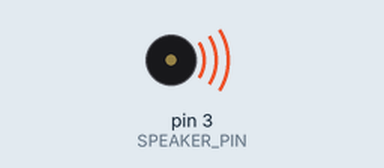
Simulated run of this sketch. Board: Arduino Uno, built with avr-gcc and run on an emulated ATmega328P. Parts: buzzer (waves = sounding).

Above: at 0.1 s.
At 28.62 s:
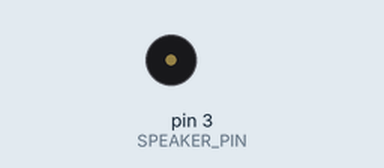
Timing chart, 0 to 40.0 s (numbered marks = the images above):
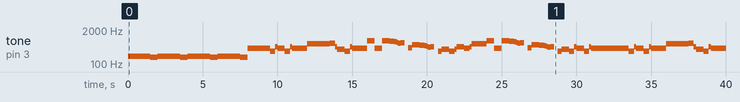

Measured:
- by itself, tone on pin 3 (SPEAKER_PIN): plays 196 Hz for 1.5 s, 185 Hz for 0.50 s, 196 Hz for 1.5 s, 185 Hz for 0.50 s, 196 Hz for 1.5 s, 185 Hz for 0.50 s … (81 notes in this stretch)

The sketch:

Imperial-March.ino
```cpp
#define SPEAKER_PIN 3

// Note frequencies in Hz, grouped by octave low to high.
// To add a note: pick the octave prefix (LOW_LOW, LOW, none, HIGH, HIGH_HIGH)
// and copy the pattern below - sharps are named NOTE_SHARP (e.g. C_SHARP).

const int LOW_LOW_C       = 65;
const int LOW_LOW_C_SHARP = 69;
const int LOW_LOW_D       = 73;
const int LOW_LOW_D_SHARP = 78;
const int LOW_LOW_E       = 82;
const int LOW_LOW_F       = 92;
const int LOW_LOW_F_SHARP = 87;
const int LOW_LOW_G       = 98;
const int LOW_LOW_G_SHARP = 103;
const int LOW_LOW_A       = 110;
const int LOW_LOW_A_SHARP = 116;
const int LOW_LOW_B       = 123;

const int LOW_C       = 131;
const int LOW_C_SHARP = 138;
const int LOW_D       = 146;
const int LOW_D_SHARP = 155;
const int LOW_E       = 165;
const int LOW_F       = 174;
const int LOW_F_SHARP = 185;
const int LOW_G       = 196;
const int LOW_G_SHARP = 207;
const int LOW_A       = 220;
const int LOW_A_SHARP = 233;
const int LOW_B       = 247;

const int C       = 261;
const int C_SHARP = 277;
const int D       = 293;
const int D_SHARP = 311;
const int E       = 329;
const int F       = 349;
const int F_SHARP = 370;
const int G       = 392;
const int G_SHARP = 415;
const int A       = 440;
const int A_SHARP = 466;
const int B       = 493;

const int HIGH_C       = 523;
const int HIGH_C_SHARP = 554;
const int HIGH_D       = 587;
const int HIGH_D_SHARP = 622;
const int HIGH_E       = 659;
const int HIGH_F       = 698;
const int HIGH_F_SHARP = 739;
const int HIGH_G       = 783;
const int HIGH_G_SHARP = 830;
const int HIGH_A       = 880;
const int HIGH_A_SHARP = 932;
const int HIGH_B       = 987;

const int HIGH_HIGH_C       = 1046;
const int HIGH_HIGH_C_SHARP = 1108;
const int HIGH_HIGH_D       = 1174;
const int HIGH_HIGH_D_SHARP = 1244;
const int HIGH_HIGH_E       = 1318;
const int HIGH_HIGH_F       = 1396;
const int HIGH_HIGH_F_SHARP = 1479;
const int HIGH_HIGH_G       = 1567;
const int HIGH_HIGH_G_SHARP = 1661;
const int HIGH_HIGH_A       = 1760;
const int HIGH_HIGH_A_SHARP = 1865;
const int HIGH_HIGH_B       = 1976;

bool songPlayed = false;

void setup() {
  pinMode(SPEAKER_PIN, OUTPUT);
}

void loop() {
  if (!songPlayed) {
    // 1 crotchet = 500ms
    tone(SPEAKER_PIN, LOW_G, 500); delay(500);
    tone(SPEAKER_PIN, LOW_G, 250); delay(250);
    tone(SPEAKER_PIN, LOW_G, 125); delay(125);
    tone(SPEAKER_PIN, LOW_G, 125); delay(125);
    tone(SPEAKER_PIN, LOW_G, 250); delay(250);
    tone(SPEAKER_PIN, LOW_G, 125); delay(125);
    tone(SPEAKER_PIN, LOW_G, 125); delay(125);
    tone(SPEAKER_PIN, LOW_F_SHARP, 125); delay(125);
    tone(SPEAKER_PIN, LOW_F_SHARP, 125); delay(125);
    tone(SPEAKER_PIN, LOW_F_SHARP, 250); delay(250);

    tone(SPEAKER_PIN, LOW_G, 500); delay(500);
    tone(SPEAKER_PIN, LOW_G, 250); delay(250);
    tone(SPEAKER_PIN, LOW_G, 125); delay(125);
    tone(SPEAKER_PIN, LOW_G, 125); delay(125);
    tone(SPEAKER_PIN, LOW_G, 250); delay(250);
    tone(SPEAKER_PIN, LOW_G, 125); delay(125);
    tone(SPEAKER_PIN, LOW_G, 125); delay(125);
    tone(SPEAKER_PIN, LOW_F_SHARP, 125); delay(125);
    tone(SPEAKER_PIN, LOW_F_SHARP, 125); delay(125);
    tone(SPEAKER_PIN, LOW_F_SHARP, 250); delay(250);

    tone(SPEAKER_PIN, LOW_G, 500); delay(500);
    tone(SPEAKER_PIN, LOW_G, 250); delay(250);
    tone(SPEAKER_PIN, LOW_G, 125); delay(125);
    tone(SPEAKER_PIN, LOW_G, 125); delay(125);
    tone(SPEAKER_PIN, LOW_G, 250); delay(250);
    tone(SPEAKER_PIN, LOW_G, 125); delay(125);
    tone(SPEAKER_PIN, LOW_G, 125); delay(125);
    tone(SPEAKER_PIN, LOW_F_SHARP, 125); delay(125);
    tone(SPEAKER_PIN, LOW_F_SHARP, 125); delay(125);
    tone(SPEAKER_PIN, LOW_F_SHARP, 250); delay(250);

    tone(SPEAKER_PIN, LOW_G, 500); delay(500);
    tone(SPEAKER_PIN, LOW_G, 250); delay(250);
    tone(SPEAKER_PIN, LOW_G, 125); delay(125);
    tone(SPEAKER_PIN, LOW_G, 125); delay(125);
    tone(SPEAKER_PIN, LOW_G, 250); delay(250);
    tone(SPEAKER_PIN, LOW_G, 125); delay(125);
    tone(SPEAKER_PIN, LOW_G, 125); delay(125);
    tone(SPEAKER_PIN, LOW_F_SHARP, 125); delay(125);
    tone(SPEAKER_PIN, LOW_F_SHARP, 125); delay(125);
    tone(SPEAKER_PIN, LOW_F_SHARP, 250); delay(250);

    tone(SPEAKER_PIN, G, 500); delay(500);
    tone(SPEAKER_PIN, G, 500); delay(500);
    tone(SPEAKER_PIN, G, 500); delay(500);
    tone(SPEAKER_PIN, D_SHARP, 350); delay(350);
    tone(SPEAKER_PIN, A_SHARP, 150); delay(150);
    tone(SPEAKER_PIN, G, 500); delay(500);
    tone(SPEAKER_PIN, D_SHARP, 350); delay(350);
    tone(SPEAKER_PIN, A_SHARP, 150); delay(150);
    tone(SPEAKER_PIN, G, 1000); delay(1000);

    tone(SPEAKER_PIN, HIGH_D, 500); delay(500);
    tone(SPEAKER_PIN, HIGH_D, 500); delay(500);
    tone(SPEAKER_PIN, HIGH_D, 500); delay(500);
    tone(SPEAKER_PIN, HIGH_D_SHARP, 350); delay(350);
    tone(SPEAKER_PIN, A_SHARP, 150); delay(150);
    tone(SPEAKER_PIN, F_SHARP, 500); delay(500);
    tone(SPEAKER_PIN, D_SHARP, 350); delay(350);
    tone(SPEAKER_PIN, A_SHARP, 150); delay(150);
    tone(SPEAKER_PIN, G, 1000); delay(1000);

    tone(SPEAKER_PIN, HIGH_G, 500); delay(500);
    tone(SPEAKER_PIN, G, 350); delay(350);
    tone(SPEAKER_PIN, G, 150); delay(150);
    tone(SPEAKER_PIN, HIGH_G, 500); delay(500);

    tone(SPEAKER_PIN, HIGH_F_SHARP, 350); delay(350);
    tone(SPEAKER_PIN, HIGH_F, 150); delay(150);
    tone(SPEAKER_PIN, HIGH_E, 125); delay(125);
    tone(SPEAKER_PIN, HIGH_D_SHARP, 125); delay(125);
    tone(SPEAKER_PIN, HIGH_E, 250); delay(500);
    tone(SPEAKER_PIN, G_SHARP, 250); delay(250);
    tone(SPEAKER_PIN, HIGH_C_SHARP, 500); delay(500);

    tone(SPEAKER_PIN, HIGH_C, 350); delay(350);
    tone(SPEAKER_PIN, B, 150); delay(150);
    tone(SPEAKER_PIN, A_SHARP, 125); delay(125);
    tone(SPEAKER_PIN, A, 125); delay(125);
    tone(SPEAKER_PIN, A_SHARP, 250); delay(500);
    tone(SPEAKER_PIN, D_SHARP, 250); delay(250);
    tone(SPEAKER_PIN, F_SHARP, 500); delay(500);

    tone(SPEAKER_PIN, D_SHARP, 350); delay(350);
    tone(SPEAKER_PIN, F_SHARP, 150); delay(150);
    tone(SPEAKER_PIN, A_SHARP, 500); delay(500);
    tone(SPEAKER_PIN, G, 350); delay(350);
    tone(SPEAKER_PIN, A_SHARP, 150); delay(150);
    tone(SPEAKER_PIN, HIGH_D, 1000); delay(1000);

    tone(SPEAKER_PIN, HIGH_G, 500); delay(500);
    tone(SPEAKER_PIN, G, 350); delay(350);
    tone(SPEAKER_PIN, G, 150); delay(150);
    tone(SPEAKER_PIN, HIGH_G, 500); delay(500);

    tone(SPEAKER_PIN, HIGH_F_SHARP, 350); delay(350);
    tone(SPEAKER_PIN, HIGH_F, 150); delay(150);
    tone(SPEAKER_PIN, HIGH_E, 125); delay(125);
    tone(SPEAKER_PIN, HIGH_D_SHARP, 125); delay(125);
    tone(SPEAKER_PIN, HIGH_E, 250); delay(500);
    tone(SPEAKER_PIN, G_SHARP, 250); delay(250);
    tone(SPEAKER_PIN, HIGH_C_SHARP, 500); delay(500);

    tone(SPEAKER_PIN, HIGH_C, 350); delay(350);
    tone(SPEAKER_PIN, B, 150); delay(150);
    tone(SPEAKER_PIN, A_SHARP, 125); delay(125);
    tone(SPEAKER_PIN, A, 125); delay(125);
    tone(SPEAKER_PIN, A_SHARP, 250); delay(500);
    tone(SPEAKER_PIN, D_SHARP, 250); delay(250);
    tone(SPEAKER_PIN, F_SHARP, 500); delay(500);

    tone(SPEAKER_PIN, D_SHARP, 350); delay(350);
    tone(SPEAKER_PIN, A_SHARP, 150); delay(150);
    tone(SPEAKER_PIN, G, 500); delay(500);
    tone(SPEAKER_PIN, D_SHARP, 350); delay(350);
    tone(SPEAKER_PIN, A_SHARP, 150); delay(150);
    tone(SPEAKER_PIN, G, 1000); delay(1000);

    tone(SPEAKER_PIN, G, 500); delay(500);
    tone(SPEAKER_PIN, G, 500); delay(500);
    tone(SPEAKER_PIN, G, 500); delay(500);
    tone(SPEAKER_PIN, D_SHARP, 350); delay(350);
    tone(SPEAKER_PIN, A_SHARP, 150); delay(150);
    tone(SPEAKER_PIN, G, 500); delay(500);
    tone(SPEAKER_PIN, D_SHARP, 350); delay(350);
    tone(SPEAKER_PIN, A_SHARP, 150); delay(150);
    tone(SPEAKER_PIN, G, 1000); delay(1000);

    tone(SPEAKER_PIN, HIGH_D, 500); delay(500);
    tone(SPEAKER_PIN, HIGH_D, 500); delay(500);
    tone(SPEAKER_PIN, HIGH_D, 500); delay(500);
    tone(SPEAKER_PIN, HIGH_D_SHARP, 350); delay(350);
    tone(SPEAKER_PIN, A_SHARP, 150); delay(150);
    tone(SPEAKER_PIN, F_SHARP, 500); delay(500);
    tone(SPEAKER_PIN, D_SHARP, 350); delay(350);
    tone(SPEAKER_PIN, A_SHARP, 150); delay(150);
    tone(SPEAKER_PIN, G, 1000); delay(1000);

    tone(SPEAKER_PIN, HIGH_G, 500); delay(500);
    tone(SPEAKER_PIN, G, 350); delay(350);
    tone(SPEAKER_PIN, G, 150); delay(150);
    tone(SPEAKER_PIN, HIGH_G, 500); delay(500);

    tone(SPEAKER_PIN, HIGH_F_SHARP, 350); delay(350);
    tone(SPEAKER_PIN, HIGH_F, 150); delay(150);
    tone(SPEAKER_PIN, HIGH_E, 125); delay(125);
    tone(SPEAKER_PIN, HIGH_D_SHARP, 125); delay(125);
    tone(SPEAKER_PIN, HIGH_E, 250); delay(500);
    tone(SPEAKER_PIN, G_SHARP, 250); delay(250);
    tone(SPEAKER_PIN, HIGH_C_SHARP, 500); delay(500);

    tone(SPEAKER_PIN, HIGH_C, 350); delay(350);
    tone(SPEAKER_PIN, B, 150); delay(150);
    tone(SPEAKER_PIN, A_SHARP, 125); delay(125);
    tone(SPEAKER_PIN, A, 125); delay(125);
    tone(SPEAKER_PIN, A_SHARP, 250); delay(500);
    tone(SPEAKER_PIN, D_SHARP, 250); delay(250);
    tone(SPEAKER_PIN, F_SHARP, 500); delay(500);

    tone(SPEAKER_PIN, D_SHARP, 350); delay(350);
    tone(SPEAKER_PIN, A_SHARP, 150); delay(150);
    tone(SPEAKER_PIN, G, 500); delay(500);
    tone(SPEAKER_PIN, D_SHARP, 350); delay(350);
    tone(SPEAKER_PIN, A_SHARP, 150); delay(150);
    tone(SPEAKER_PIN, G, 1000); delay(1000);

    tone(SPEAKER_PIN, D, 250); delay(250);
    tone(SPEAKER_PIN, HIGH_D, 250); delay(250);
    tone(SPEAKER_PIN, HIGH_D_SHARP, 250); delay(250);
    tone(SPEAKER_PIN, C, 250); delay(250);

    tone(SPEAKER_PIN, D, 250); delay(250);
    tone(SPEAKER_PIN, HIGH_A_SHARP, 250); delay(250);
    tone(SPEAKER_PIN, HIGH_A, 250); delay(250);
    tone(SPEAKER_PIN, HIGH_F_SHARP, 250); delay(250);

    tone(SPEAKER_PIN, D, 250); delay(250);
    tone(SPEAKER_PIN, HIGH_HIGH_D, 250); delay(250);
    tone(SPEAKER_PIN, HIGH_HIGH_C_SHARP, 250); delay(250);
    tone(SPEAKER_PIN, HIGH_A, 250); delay(250);

    tone(SPEAKER_PIN, D, 250);
    tone(SPEAKER_PIN, C, 250);
    delay(250);
    tone(SPEAKER_PIN, HIGH_A_SHARP, 250); delay(250);
    tone(SPEAKER_PIN, HIGH_F_SHARP, 250); delay(250);
    tone(SPEAKER_PIN, D_SHARP, 250); delay(250);

    tone(SPEAKER_PIN, D, 250); delay(250);
    tone(SPEAKER_PIN, HIGH_D, 250); delay(250);
    tone(SPEAKER_PIN, HIGH_D_SHARP, 250); delay(250);
    tone(SPEAKER_PIN, C, 250); delay(250);

    tone(SPEAKER_PIN, D, 250); delay(250);
    tone(SPEAKER_PIN, HIGH_A_SHARP, 250); delay(250);
    tone(SPEAKER_PIN, HIGH_A, 250); delay(250);
    tone(SPEAKER_PIN, HIGH_F_SHARP, 250); delay(250);

    tone(SPEAKER_PIN, D, 250); delay(250);
    tone(SPEAKER_PIN, HIGH_HIGH_G, 250); delay(250);
    tone(SPEAKER_PIN, HIGH_HIGH_D, 250); delay(250);
    tone(SPEAKER_PIN, HIGH_A_SHARP, 250); delay(250);

    tone(SPEAKER_PIN, D, 250);
    tone(SPEAKER_PIN, HIGH_G_SHARP, 250);
    delay(250);
    tone(SPEAKER_PIN, HIGH_D_SHARP, 250); delay(250);
    tone(SPEAKER_PIN, B, 250); delay(250);
    tone(SPEAKER_PIN, G_SHARP, 250); delay(250);

    tone(SPEAKER_PIN, D, 250); delay(250);
    tone(SPEAKER_PIN, HIGH_D, 250); delay(250);
    tone(SPEAKER_PIN, HIGH_D_SHARP, 250); delay(250);
    tone(SPEAKER_PIN, C, 250); delay(250);

    tone(SPEAKER_PIN, D, 250); delay(250);
    tone(SPEAKER_PIN, HIGH_A_SHARP, 250); delay(250);
    tone(SPEAKER_PIN, HIGH_A, 250); delay(250);
    tone(SPEAKER_PIN, HIGH_F_SHARP, 250); delay(250);

    tone(SPEAKER_PIN, D, 250); delay(250);
    tone(SPEAKER_PIN, HIGH_HIGH_D, 250); delay(250);
    tone(SPEAKER_PIN, HIGH_HIGH_C_SHARP, 250); delay(250);
    tone(SPEAKER_PIN, HIGH_A, 250); delay(250);

    tone(SPEAKER_PIN, D, 250);
    tone(SPEAKER_PIN, C, 250);
    delay(250);
    tone(SPEAKER_PIN, HIGH_A_SHARP, 250); delay(250);
    tone(SPEAKER_PIN, HIGH_F_SHARP, 250); delay(250);
    tone(SPEAKER_PIN, D_SHARP, 250); delay(250);

    tone(SPEAKER_PIN, D, 250); delay(250);
    tone(SPEAKER_PIN, HIGH_D, 250); delay(250);
    tone(SPEAKER_PIN, HIGH_D_SHARP, 250); delay(250);
    tone(SPEAKER_PIN, C, 250); delay(250);

    tone(SPEAKER_PIN, D, 250); delay(250);
    tone(SPEAKER_PIN, HIGH_A_SHARP, 250); delay(250);
    tone(SPEAKER_PIN, HIGH_A, 250); delay(250);
    tone(SPEAKER_PIN, HIGH_F_SHARP, 250); delay(250);

    tone(SPEAKER_PIN, D, 250); delay(250);
    tone(SPEAKER_PIN, HIGH_HIGH_G, 250); delay(250);
    tone(SPEAKER_PIN, HIGH_HIGH_D, 250); delay(250);
    tone(SPEAKER_PIN, HIGH_A_SHARP, 250); delay(250);

    tone(SPEAKER_PIN, D, 250);
    tone(SPEAKER_PIN, HIGH_G_SHARP, 250);
    delay(250);
    tone(SPEAKER_PIN, HIGH_D_SHARP, 250); delay(250);
    tone(SPEAKER_PIN, B, 250); delay(250);
    tone(SPEAKER_PIN, G_SHARP, 250); delay(250);

    // Return to the main melody
    tone(SPEAKER_PIN, G, 500); delay(500);
    tone(SPEAKER_PIN, G, 500); delay(500);
    tone(SPEAKER_PIN, G, 500); delay(500);
    tone(SPEAKER_PIN, D_SHARP, 350); delay(350);
    tone(SPEAKER_PIN, A_SHARP, 150); delay(150);
    tone(SPEAKER_PIN, G, 500); delay(500);
    tone(SPEAKER_PIN, D_SHARP, 350); delay(350);
    tone(SPEAKER_PIN, A_SHARP, 150); delay(150);
    tone(SPEAKER_PIN, G, 1000); delay(1000);

    tone(SPEAKER_PIN, HIGH_D, 500); delay(500);
    tone(SPEAKER_PIN, HIGH_D, 500); delay(500);
    tone(SPEAKER_PIN, HIGH_D, 500); delay(500);
    tone(SPEAKER_PIN, HIGH_D_SHARP, 350); delay(350);
    tone(SPEAKER_PIN, A_SHARP, 150); delay(150);
    tone(SPEAKER_PIN, F_SHARP, 500); delay(500);
    tone(SPEAKER_PIN, D_SHARP, 350); delay(350);
    tone(SPEAKER_PIN, A_SHARP, 150); delay(150);
    tone(SPEAKER_PIN, G, 1000); delay(1000);

    tone(SPEAKER_PIN, HIGH_G, 500); delay(500);
    tone(SPEAKER_PIN, G, 350); delay(350);
    tone(SPEAKER_PIN, G, 150); delay(150);
    tone(SPEAKER_PIN, HIGH_G, 500); delay(500);

    tone(SPEAKER_PIN, HIGH_F_SHARP, 350); delay(350);
    tone(SPEAKER_PIN, HIGH_F, 150); delay(150);
    tone(SPEAKER_PIN, HIGH_E, 125); delay(125);
    tone(SPEAKER_PIN, HIGH_D_SHARP, 125); delay(125);
    tone(SPEAKER_PIN, HIGH_E, 250); delay(500);
    tone(SPEAKER_PIN, G_SHARP, 250); delay(250);
    tone(SPEAKER_PIN, HIGH_C_SHARP, 500); delay(500);

    tone(SPEAKER_PIN, HIGH_C, 350); delay(350);
    tone(SPEAKER_PIN, B, 150); delay(150);
    tone(SPEAKER_PIN, A_SHARP, 125); delay(125);
    tone(SPEAKER_PIN, A, 125); delay(125);
    tone(SPEAKER_PIN, A_SHARP, 250); delay(500);
    tone(SPEAKER_PIN, D_SHARP, 250); delay(250);
    tone(SPEAKER_PIN, F_SHARP, 500); delay(500);

    tone(SPEAKER_PIN, D_SHARP, 350); delay(350);
    tone(SPEAKER_PIN, F_SHARP, 150); delay(150);
    tone(SPEAKER_PIN, A_SHARP, 500); delay(500);
    tone(SPEAKER_PIN, G, 350); delay(350);
    tone(SPEAKER_PIN, A_SHARP, 150); delay(150);
    tone(SPEAKER_PIN, HIGH_D, 1000); delay(1000);

    tone(SPEAKER_PIN, HIGH_G, 500); delay(500);
    tone(SPEAKER_PIN, G, 350); delay(350);
    tone(SPEAKER_PIN, G, 150); delay(150);
    tone(SPEAKER_PIN, HIGH_G, 500); delay(500);

    tone(SPEAKER_PIN, HIGH_F_SHARP, 350); delay(350);
    tone(SPEAKER_PIN, HIGH_F, 150); delay(150);
    tone(SPEAKER_PIN, HIGH_E, 125); delay(125);
    tone(SPEAKER_PIN, HIGH_D_SHARP, 125); delay(125);
    tone(SPEAKER_PIN, HIGH_E, 250); delay(500);
    tone(SPEAKER_PIN, G_SHARP, 250); delay(250);
    tone(SPEAKER_PIN, HIGH_C_SHARP, 500); delay(500);

    tone(SPEAKER_PIN, HIGH_C, 350); delay(350);
    tone(SPEAKER_PIN, B, 150); delay(150);
    tone(SPEAKER_PIN, A_SHARP, 125); delay(125);
    tone(SPEAKER_PIN, A, 125); delay(125);
    tone(SPEAKER_PIN, A_SHARP, 250); delay(500);
    tone(SPEAKER_PIN, D_SHARP, 250); delay(250);
    tone(SPEAKER_PIN, F_SHARP, 500); delay(500);

    tone(SPEAKER_PIN, D_SHARP, 350); delay(350);
    tone(SPEAKER_PIN, A_SHARP, 150); delay(150);
    tone(SPEAKER_PIN, G, 500); delay(500);
    tone(SPEAKER_PIN, D_SHARP, 350); delay(350);
    tone(SPEAKER_PIN, A_SHARP, 150); delay(150);
    tone(SPEAKER_PIN, G, 2500); delay(2500);
    songPlayed = true;
  }
}
```
